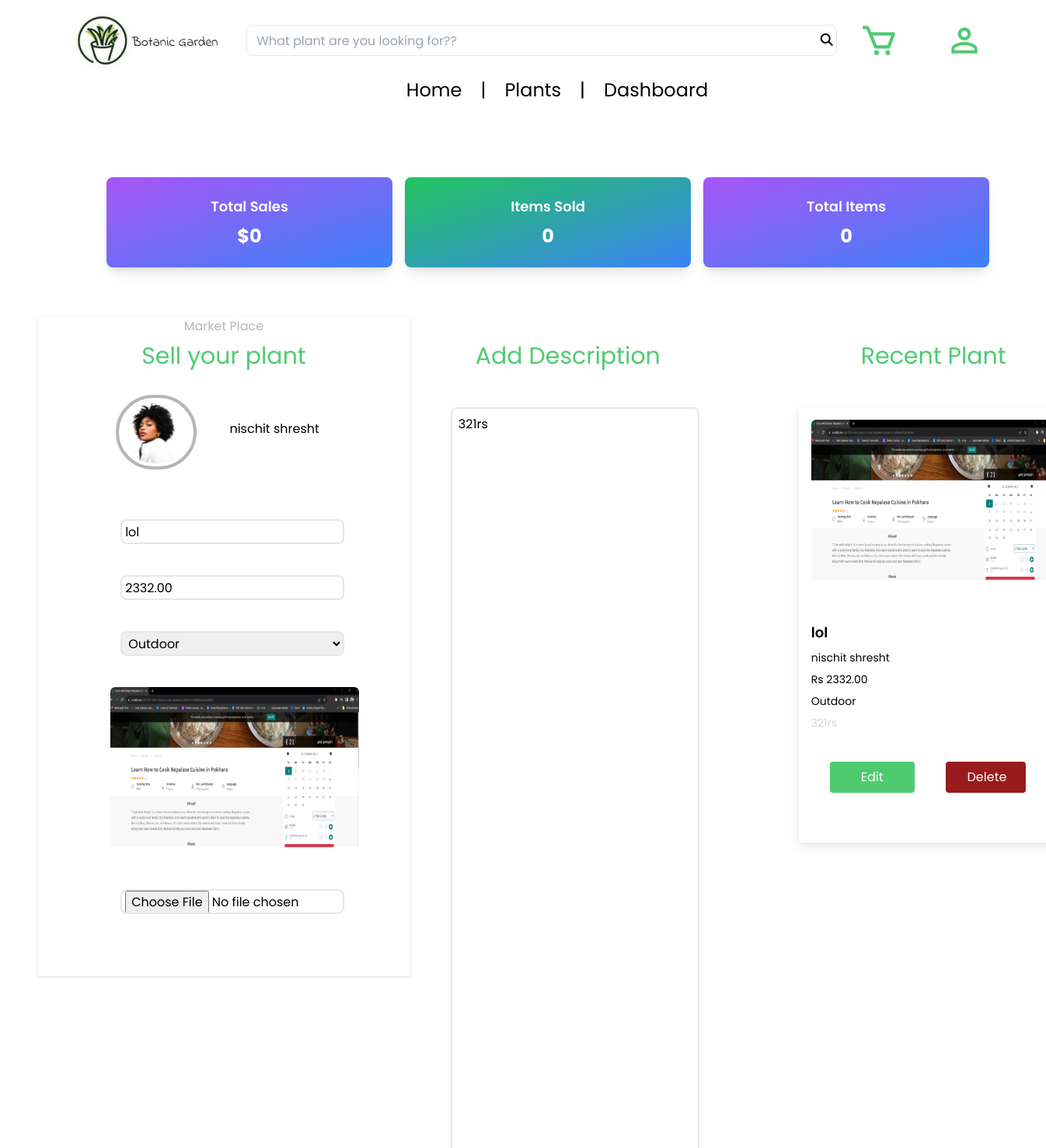
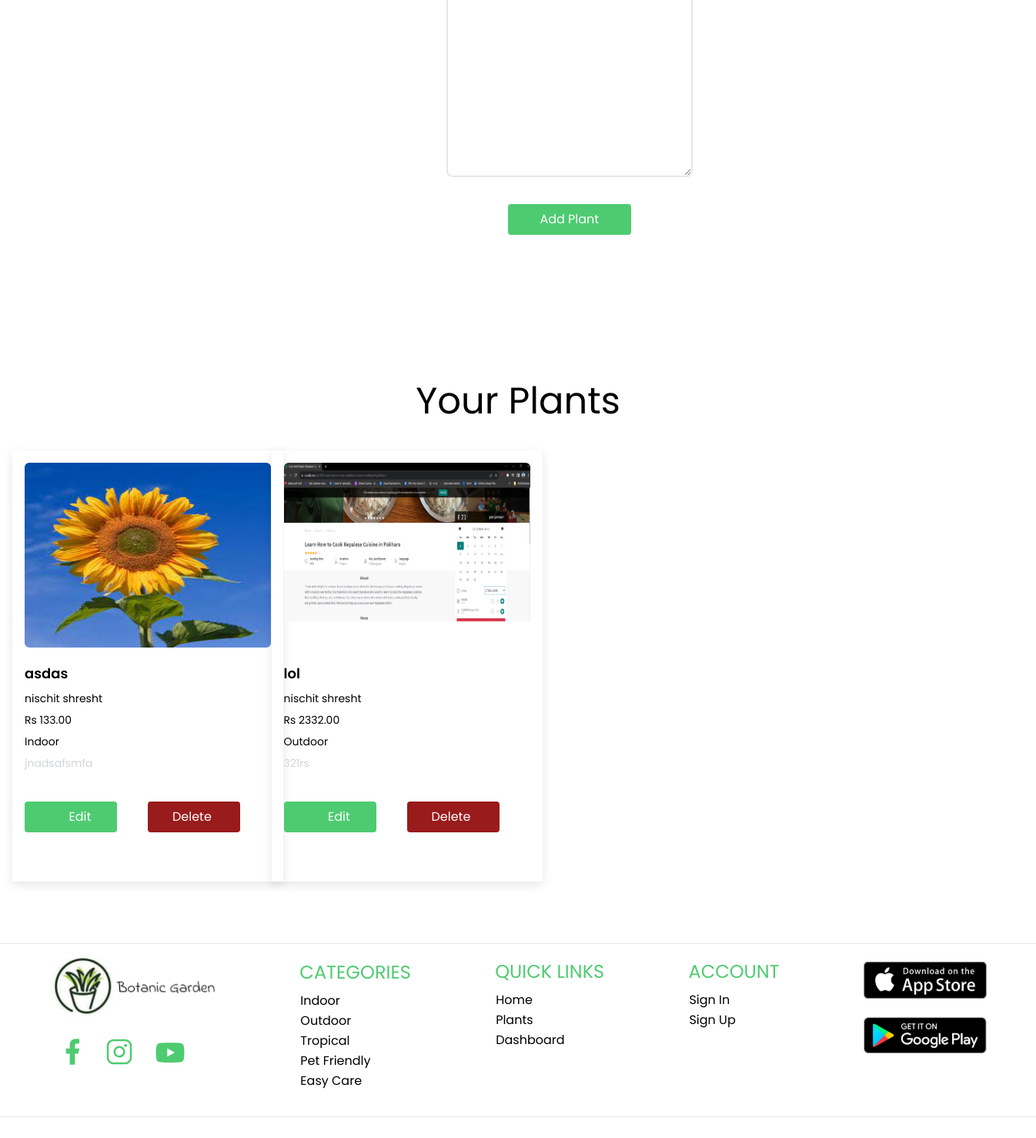
Page /dashboard/40/ (signed in) on the committed database (2 pictures, top to bottom).
### core/models.py (models this page shows, shortened)
class UserUploadPlants(models.Model):
    title = models.CharField(max_length=100)
    description = models.TextField()
    category = models.CharField(max_length=20,choices=categoryChoice, default='Indoor')
    image = models.ImageField(upload_to = "images/")
    price = models.DecimalField(max_digits=10, decimal_places=2)
    user = models.ForeignKey(User, on_delete=models.CASCADE)

### core/views.py (the view)
# urls.py: path('dashboard/<int:plant_id>/', views.editPlant, name='editPlant'),
@login_required(login_url='login')
def editPlant(request, plant_id):
    plant = get_object_or_404(UserUploadPlants, id=plant_id, user=request.user)
    form = UserUploadedPlantForm()
    plants_data = UserUploadPlants.objects.filter(user = request.user)
    plants_data_first = UserUploadPlants.objects.filter(user=request.user).order_by('-id').first()
    if request.user.is_authenticated:
        first_name = request.user.first_name
    print(plant_id)
    if request.method == 'POST':
        form = UserUploadedPlantForm(request.POST, request.FILES, instance=plant)
        if form.is_valid():
            form.save()
            messages.success(request, "Plant updated successfully")
            return redirect('dashboard')
    else:
        form = UserUploadedPlantForm(instance=plant)
    context = {
        'form': form,
        'plant': plant,
        'plants_data': plants_data,
        'first_name':first_name,
        'plants_data_first': plants_data_first
    }
    return render(request, 'dashboard.html', context)

### core/forms.py
class UserUploadedPlantForm(ModelForm):
    class Meta:  # Capitalize "Meta"
        model = UserUploadPlants
        widgets = {
            'description': forms.Textarea(attrs={'rows':4, 'cols':15}),
            'price': forms.NumberInput(attrs={'min': 0, 'step': 0.01}),
        }
        exclude = ('user',)
        fields = "__all__"

### templates/dashboard.html (shortened to what this page needs)
{% extends 'base.html' %}
{% load widget_tweaks %}
{% block content %}
<div class="container  mx-auto mt-[6rem]">
        <div class="flex justify-around w-[90%] ml-[6rem]">
            <div class="text-center bg-gradient-to-br from-purple-500 to-blue-500 rounded-lg shadow-lg p-6 w-[23rem]">
                <h2 class="text-lg font-semibold text-white">Total Sales</h2>
                <p class="text-2xl font-bold mt-2 text-white">$0</p>
            </div>
            <div class="text-center bg-gradient-to-br from-green-500 to-blue-500 rounded-lg shadow-lg p-6 w-[23rem]">
                <h2 class="text-lg font-semibold text-white">Items Sold</h2>
                <p class="text-2xl font-bold mt-2 text-white">0</p>
            </div>
            <div class="text-center bg-gradient-to-br from-purple-500 to-blue-500 rounded-lg shadow-lg p-6 w-[23rem]">
                <h2 class="text-lg font-semibold text-white">Total Items</h2>
                <p class="text-2xl font-bold mt-2 text-white">0</p>
            </div>
        </div>
</div>
<div id="container" class="flex mt-[4rem]">
    <div class="w-[30%] ml-[3rem]" id="container2" >
        <div class="flex-col justify-around items-center w-[30rem]" style="box-shadow: rgba(0, 0, 0, 0.1) 0px 1px 3px 0px,rgba(0, 0, 0, 0.06) 0px 1px 2px 0px;">
            <div>
                <h1 class="text-1xl text-[#B6B6B6] text-center">Market Place</h1>
            </div>
            <div>
                <h1 class="text-3xl text-[#4ECB71] mt-2 text-center">Sell your plant</h1>
            </div>
            <div id="user" class="mt-[2rem] ml-[5rem] mb-[4rem] text-center pr-[4rem] flex justify-around h-[6rem] ">
                <div class="border-4 border-[#B6B6B6] rounded-full">
                    <img src="../static/images/customer2.svg" alt="" class="h-[6rem] w-[6rem] rounded-full pb-3">
                </div>
                <div class="text-center pr-[2rem] pt-[2rem]">
                    <p>{{ user.first_name }} {{ user.last_name }}</p>
                </div>
            </div>
            <form action="" method="post" class="mt-8" enctype="multipart/form-data">
            {% render_field form.title class="border-2 border-solid rounded-lg pl-1 pr-1 w-[60%] h-[2rem] ml-[6.7rem] mb-10" placeholder="Title" type="" %}
            {% render_field form.price class=" border-2 border-solid rounded-lg pl-1 pr-1 w-[60%] h-[2rem] ml-[6.7rem] mb-10"  placeholder="Price" %}
            {% render_field form.category class="border-2 border-solid rounded-lg pl-1 pr-1 w-[60%] h-[2rem] ml-[6.7rem] " %}
             {% if form %}
            {% if plant %}
                <div class=" w-[20rem] mb-5 ml-[5.9rem]">
                    <img src="{{ plant.image.url }}" alt="{{ plant.title }}" class="rounded-md md:aspect-auto w-full h-[15rem] rounded-lg" id="image-preview" id="image-input"/>
                </div>
                {% if plant.image.url %}
                    <input type="file" name="{{ form.image.name }}" class="border-2 border-solid rounded-lg pl-1 pr-1 w-[60%] h-[2rem] ml-[6.7rem] mb-20" id="image-input">
                {% endif %}
            {% else %}
                <input type="file" name="{{ form.image.name }}" class="border-2 border-solid rounded-lg pl-1 pr-1 w-[60%] h-[2rem] ml-[6.7rem] mb-20" id="image-input">
            {% endif %}
            {% endif %}
         </div>
    </div>
    <div class="ml-[5rem]" id="description-container">
        <div >
            <div>
                <h1 class=" text-3xl mt-[2rem] ml-[5rem] mb-[3rem] text-[#4ECB71]">Add Description</h1>
            </div>
        </div>
        {% render_field form.description class=" border-2 border-solid rounded-lg p-2 ml-[3rem] w-[20rem] h-[40vh] outline-none pl-2" placeholder="Description of Plants" %}
        <div class="pb-[5rem]">
            <button type="submit" class="bg-[#4ECB71] text-white p-2 rounded hover:animate-bounce transition-all duration-[0.45s] ml-[8rem] mt-7 mr-10 h-10 w-40">Add Plant</button>
        </div>
    </div>
    <div class="w-[30%] ml-[8rem]" id="container2" >
        <div>
            <h1 class=" text-3xl mt-[2rem] ml-[5rem] mb-[3rem] text-[#4ECB71]">Recent Plant</h1>
        </div>
        <div>
            {% if no_plants_message %}
                  <div class="text-center text-red-500 text-4xl w-[50rem] mt-5">{{ plants_data_first.no_plants_message }}</div>
            {% else %}
            {% if plants_data %}
                <div class=" w-[22rem] h-[35rem]  p-4 shadow-[rgba(0,0,0,0.1)_0px_4px_12px] ">
                  <div class=" w-[20rem] mb-5">
                    <img src="{{ plants_data_first.image.url }}" alt="{{ plants_data_first.title }}" class="rounded-md md:aspect-auto w-full h-[15rem] rounded-lg" />
                  </div>
                  <div class=" text-left">
                    <h1 class="text-lg font-semibold mt-4">{{ plants_data_first.title }}</h1>
                    <p class="mt-2 text-sm">{{ plants_data_first.user.first_name }} {{ plants_data_first.user.last_name }}</p>
                    <p class="mt-2 text-sm">Rs {{ plants_data_first.price }}</p>
                    <p class="mt-2 text-sm">{{ plants_data_first.category }}</p>
                    <p class="mt-2 text-sm text-gray-300">{{ plants_data_first.description|truncatewords:20 }}</p>
                    <div class="flex justify-around">
                        {% if plants_data_first %}
                            <a href="{% url 'editPlant' plants_data_first.id %}" class="bg-[#4ECB71] text-white p-2 rounded hover:animate-bounce transition-all duration-[0.45s] pl-10 mt-10 mr-10  w-[10rem] ml-6">Edit</a>
                        {% endif %}
                        <a href="{% url 'deletePlant' plants_data_first.id %}" class="bg-red-800 text-white p-2 rounded hover:animate-bounce transition-all duration-[0.45s] pl-7 mt-10 mr-11  w-[10rem]">Delete</a>
                    </div>
                  </div>
                </div>
                {% else %}
                <p>No plants available <p>
            {% endif %}
            {% endif %}
          </div>
    </div>
</div>
<div class="w-full" id="container4">
    <div id="feedback" class="mt-[7rem] mb-20">
        <div class="text-center text-5xl mb-10">
            <h1>Your Plants</h1>
        </div>
        <div class="grid grid-cols-4">
            {% if no_plants_message %}
                <div class="text-center text-red-500 text-4xl w-[50rem] mt-5">{{ no_plants_message }}</div>
            {% else %}
                {% if plants_data %}
                    {% for plant in plants_data %}
                        <div class="w-[22rem] h-[35rem] p-4 shadow-[rgba(0,0,0,0.1)_0px_4px_12px] mx-[1rem] mr-[2rem]">
                            <div class="w-[20rem] mb-5">
                                <img src="{{ plant.image.url }}" alt="{{ plant.title }}" class="rounded-md md:aspect-auto w-full h-[15rem] rounded-lg " />
                            </div>
                            <div class="text-left">
                                <h1 class="text-lg font-semibold mt-4">{{ plant.title }}</h1>
                                <p class="mt-2 text-sm">{{ plant.user.first_name }} {{ plant.user.last_name }}</p>
                                <p class="mt-2 text-sm">Rs {{ plant.price }}</p>
                                <p class="mt-2 text-sm">{{ plant.category }}</p>
                                <p class="mt-2 text-sm text-gray-300">{{ plant.description|truncatewords:20 }}</p>
                                <div class="flex justify-around">
                                    <button class="bg-[#4ECB71] text-white p-2 rounded hover:animate-bounce transition-all duration-[0.45s] pl-8 mt-10 mr-10 w-[10rem] edit-plant-button" data-plant-id="{{ plant.id }}">Edit</button>
                                    <a href="{% url 'deletePlant' plant.id %}" class="bg-red-800 text-white p-2 rounded hover:animate-bounce transition-all duration-[0.45s] pl-8 mt-10 mr-10  w-[10rem]">Delete</a>
                                </div>
                            </div>
                        </div>
                    {% endfor %}
                {% else %}
                    <p>No plants available</p>
                {% endif %}
            {% endif %}
        </div>
    </div>
</div>
{% endblock %}

### static/CSS/global.css (style rules this page uses)
* { font-family: "poppins", sans-serif; }

### rows in the picture
UserUploadPlants: title "lol", price "2332.00", category "Outdoor", image (picture), description "321rs", user.first_name "nischit", user.last_name "shresht"
UserUploadPlants: image (picture), title "asdas", user.first_name "nischit", user.last_name "shresht", price "133.00", category "Indoor", description "jnadsafsmfa"

### other values in the picture
{{ user.first_name }} "nischit"
{{ user.last_name }} "shresht"
